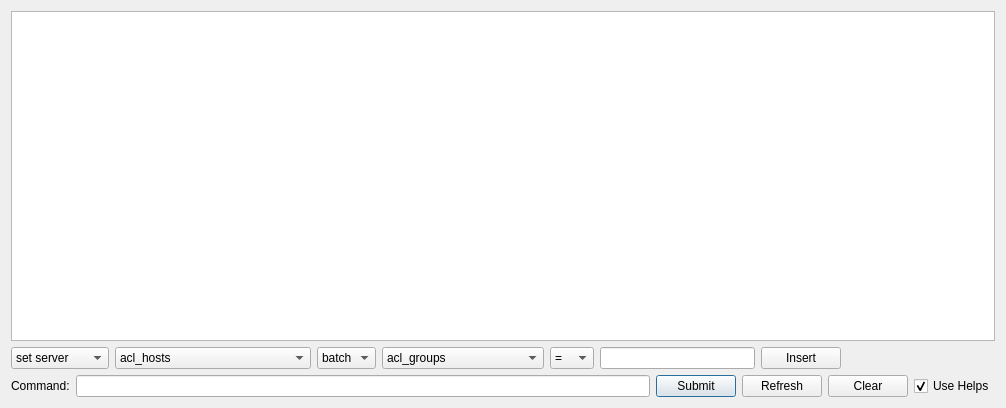
<?xml version="1.0" encoding="UTF-8"?>
<ui version="4.0">
 <class>QmgrTab</class>
 <widget class="QWidget" name="QmgrTab">
  <property name="geometry">
   <rect>
    <x>0</x>
    <y>0</y>
    <width>1006</width>
    <height>408</height>
   </rect>
  </property>
  <property name="windowTitle">
   <string>Form</string>
  </property>
  <layout class="QVBoxLayout" name="verticalLayout">
   <item>
    <widget class="QPlainTextEdit" name="plainTextEdit_Qmgr"/>
   </item>
   <item>
    <layout class="QHBoxLayout" name="horizontalLayout_2">
     <item>
      <widget class="QComboBox" name="comboBox_QueueServer">
       <item>
        <property name="text">
         <string>set server</string>
        </property>
       </item>
       <item>
        <property name="text">
         <string>set queue</string>
        </property>
       </item>
       <item>
        <property name="text">
         <string>unset server</string>
        </property>
       </item>
       <item>
        <property name="text">
         <string>unset queue</string>
        </property>
       </item>
      </widget>
     </item>
     <item>
      <widget class="QComboBox" name="comboBox_ServerParams">
       <item>
        <property name="text">
         <string extracomment="THIS IS A COMMENT FOR acl_hosts">acl_hosts</string>
        </property>
       </item>
       <item>
        <property name="text">
         <string>acl_host_enable</string>
        </property>
       </item>
       <item>
        <property name="text">
         <string>acl_logic_or</string>
        </property>
       </item>
       <item>
        <property name="text">
         <string>allow_node_submit</string>
        </property>
       </item>
       <item>
        <property name="text">
         <string>allow_proxy_user</string>
        </property>
       </item>
       <item>
        <property name="text">
         <string>auto_node_np</string>
        </property>
       </item>
       <item>
        <property name="text">
         <string>automatic_requeue_exit_code</string>
        </property>
       </item>
       <item>
        <property name="text">
         <string>checkpoint_defaults</string>
        </property>
       </item>
       <item>
        <property name="text">
         <string>clone_batch_delay</string>
        </property>
       </item>
       <item>
        <property name="text">
         <string>clone_batch_size</string>
        </property>
       </item>
       <item>
        <property name="text">
         <string>cray_enabled</string>
        </property>
       </item>
       <item>
        <property name="text">
         <string>default_queue</string>
        </property>
       </item>
       <item>
        <property name="text">
         <string>disable_server_id_check</string>
        </property>
       </item>
       <item>
        <property name="text">
         <string>display_job_server_suffix</string>
        </property>
       </item>
       <item>
        <property name="text">
         <string>interactive_jobs_can_roam</string>
        </property>
       </item>
       <item>
        <property name="text">
         <string>job_force_cancel_time</string>
        </property>
       </item>
       <item>
        <property name="text">
         <string>job_log_file_max_size</string>
        </property>
       </item>
       <item>
        <property name="text">
         <string>job_log_file_roll_depth</string>
        </property>
       </item>
       <item>
        <property name="text">
         <string>job_log_keep_days</string>
        </property>
       </item>
       <item>
        <property name="text">
         <string>job_nanny</string>
        </property>
       </item>
       <item>
        <property name="text">
         <string>job_stat_rate</string>
        </property>
       </item>
       <item>
        <property name="text">
         <string>job_start_timeout</string>
        </property>
       </item>
       <item>
        <property name="text">
         <string>job_sync_timeout</string>
        </property>
       </item>
       <item>
        <property name="text">
         <string>keep_completed</string>
        </property>
       </item>
       <item>
        <property name="text">
         <string>lock_file</string>
        </property>
       </item>
       <item>
        <property name="text">
         <string>lock_file_update_time</string>
        </property>
       </item>
       <item>
        <property name="text">
         <string>lock_file_check_time</string>
        </property>
       </item>
       <item>
        <property name="text">
         <string>log_events</string>
        </property>
       </item>
       <item>
        <property name="text">
         <string>log_file_max_size</string>
        </property>
       </item>
       <item>
        <property name="text">
         <string>log_file_roll_depth</string>
        </property>
       </item>
       <item>
        <property name="text">
         <string>log_keep_days</string>
        </property>
       </item>
       <item>
        <property name="text">
         <string>log_level</string>
        </property>
       </item>
       <item>
        <property name="text">
         <string>mail_body_fmt</string>
        </property>
       </item>
       <item>
        <property name="text">
         <string>mail_domain</string>
        </property>
       </item>
       <item>
        <property name="text">
         <string>mail_from</string>
        </property>
       </item>
       <item>
        <property name="text">
         <string>mail_subject_fmt</string>
        </property>
       </item>
       <item>
        <property name="text">
         <string>managers</string>
        </property>
       </item>
       <item>
        <property name="text">
         <string>max_job_array_size</string>
        </property>
       </item>
       <item>
        <property name="text">
         <string>max_slot_limit</string>
        </property>
       </item>
       <item>
        <property name="text">
         <string>max_threads</string>
        </property>
       </item>
       <item>
        <property name="text">
         <string>max_user_queuable</string>
        </property>
       </item>
       <item>
        <property name="text">
         <string>min_threads</string>
        </property>
       </item>
       <item>
        <property name="text">
         <string>moab_array_compatible</string>
        </property>
       </item>
       <item>
        <property name="text">
         <string>mom_job_sync</string>
        </property>
       </item>
       <item>
        <property name="text">
         <string>next_job_number</string>
        </property>
       </item>
       <item>
        <property name="text">
         <string>node_check_rate</string>
        </property>
       </item>
       <item>
        <property name="text">
         <string>node_pack</string>
        </property>
       </item>
       <item>
        <property name="text">
         <string>node_ping_rate</string>
        </property>
       </item>
       <item>
        <property name="text">
         <string>no_mail_force</string>
        </property>
       </item>
       <item>
        <property name="text">
         <string>np_default</string>
        </property>
       </item>
       <item>
        <property name="text">
         <string>operators</string>
        </property>
       </item>
       <item>
        <property name="text">
         <string>poll_jobs</string>
        </property>
       </item>
       <item>
        <property name="text">
         <string>query_other_jobs</string>
        </property>
       </item>
       <item>
        <property name="text">
         <string>record_job_info</string>
        </property>
       </item>
       <item>
        <property name="text">
         <string>record_job_script</string>
        </property>
       </item>
       <item>
        <property name="text">
         <string>resources_available</string>
        </property>
       </item>
       <item>
        <property name="text">
         <string>scheduling</string>
        </property>
       </item>
       <item>
        <property name="text">
         <string>submit_hosts</string>
        </property>
       </item>
       <item>
        <property name="text">
         <string>tcp_timeout</string>
        </property>
       </item>
       <item>
        <property name="text">
         <string>thread_idle_seconds</string>
        </property>
       </item>
      </widget>
     </item>
     <item>
      <widget class="QComboBox" name="comboBox_Queues">
       <item>
        <property name="text">
         <string>batch</string>
        </property>
       </item>
       <item>
        <property name="text">
         <string>test</string>
        </property>
       </item>
       <item>
        <property name="text">
         <string>int</string>
        </property>
       </item>
       <item>
        <property name="text">
         <string>gpu</string>
        </property>
       </item>
       <item>
        <property name="text">
         <string>bf</string>
        </property>
       </item>
      </widget>
     </item>
     <item>
      <widget class="QComboBox" name="comboBox_QueueAttribs">
       <item>
        <property name="text">
         <string>acl_groups</string>
        </property>
       </item>
       <item>
        <property name="text">
         <string>acl_group_enable</string>
        </property>
       </item>
       <item>
        <property name="text">
         <string>acl_group_sloppy</string>
        </property>
       </item>
       <item>
        <property name="text">
         <string>acl_hosts</string>
        </property>
       </item>
       <item>
        <property name="text">
         <string>acl_host_enable</string>
        </property>
       </item>
       <item>
        <property name="text">
         <string>acl_logic_or</string>
        </property>
       </item>
       <item>
        <property name="text">
         <string>acl_users</string>
        </property>
       </item>
       <item>
        <property name="text">
         <string>acl_user_enable</string>
        </property>
       </item>
       <item>
        <property name="text">
         <string>disallowed_types</string>
        </property>
       </item>
       <item>
        <property name="text">
         <string>enabled</string>
        </property>
       </item>
       <item>
        <property name="text">
         <string>features_required</string>
        </property>
       </item>
       <item>
        <property name="text">
         <string>keep_completed</string>
        </property>
       </item>
       <item>
        <property name="text">
         <string>kill_delay</string>
        </property>
       </item>
       <item>
        <property name="text">
         <string>max_queuable</string>
        </property>
       </item>
       <item>
        <property name="text">
         <string>max_running</string>
        </property>
       </item>
       <item>
        <property name="text">
         <string>max_user_queuable</string>
        </property>
       </item>
       <item>
        <property name="text">
         <string>max_user_run</string>
        </property>
       </item>
       <item>
        <property name="text">
         <string>priority</string>
        </property>
       </item>
       <item>
        <property name="text">
         <string>queue_type</string>
        </property>
       </item>
       <item>
        <property name="text">
         <string>required_login_property</string>
        </property>
       </item>
       <item>
        <property name="text">
         <string>resources_available</string>
        </property>
       </item>
       <item>
        <property name="text">
         <string>resources_default</string>
        </property>
       </item>
       <item>
        <property name="text">
         <string>resources_max</string>
        </property>
       </item>
       <item>
        <property name="text">
         <string>resources_min</string>
        </property>
       </item>
       <item>
        <property name="text">
         <string>route_destinations</string>
        </property>
       </item>
       <item>
        <property name="text">
         <string>started</string>
        </property>
       </item>
      </widget>
     </item>
     <item>
      <widget class="QComboBox" name="comboBox_Operator">
       <item>
        <property name="text">
         <string>=</string>
        </property>
       </item>
       <item>
        <property name="text">
         <string>+=</string>
        </property>
       </item>
      </widget>
     </item>
     <item>
      <widget class="QLineEdit" name="lineEdit_Value"/>
     </item>
     <item>
      <widget class="QPushButton" name="btnInsert">
       <property name="text">
        <string>Insert</string>
       </property>
      </widget>
     </item>
     <item>
      <spacer name="horizontalSpacer">
       <property name="orientation">
        <enum>Qt::Horizontal</enum>
       </property>
       <property name="sizeHint" stdset="0">
        <size>
         <width>40</width>
         <height>20</height>
        </size>
       </property>
      </spacer>
     </item>
    </layout>
   </item>
   <item>
    <layout class="QHBoxLayout" name="horizontalLayout">
     <item>
      <widget class="QLabel" name="label">
       <property name="text">
        <string>Command:</string>
       </property>
      </widget>
     </item>
     <item>
      <widget class="QLineEdit" name="lineEdit_Qmgr"/>
     </item>
     <item>
      <widget class="QPushButton" name="btnSubmit">
       <property name="text">
        <string>Submit</string>
       </property>
       <property name="autoDefault">
        <bool>true</bool>
       </property>
       <property name="default">
        <bool>true</bool>
       </property>
      </widget>
     </item>
     <item>
      <widget class="QPushButton" name="btnRefresh">
       <property name="text">
        <string>Refresh</string>
       </property>
      </widget>
     </item>
     <item>
      <widget class="QPushButton" name="btnClear">
       <property name="text">
        <string>Clear</string>
       </property>
      </widget>
     </item>
     <item>
      <widget class="QCheckBox" name="checkBox_UseHelps">
       <property name="text">
        <string>Use Helps</string>
       </property>
       <property name="checked">
        <bool>true</bool>
       </property>
      </widget>
     </item>
    </layout>
   </item>
  </layout>
 </widget>
 <resources/>
 <connections/>
</ui>
